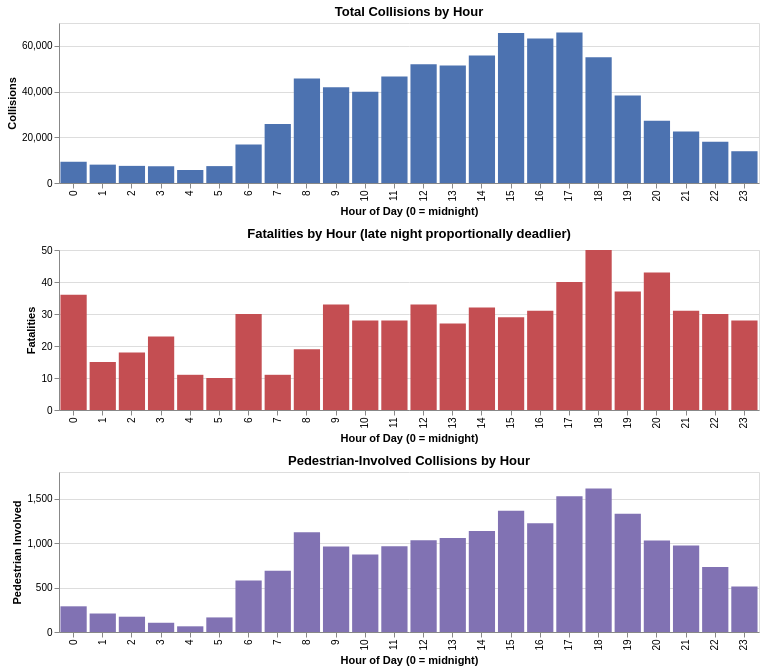

Source (notebook cell):
### Markdown cell above
## 5. Hour of Day — When Do Collisions Happen?

### Code cell
by_hour = (
    df.filter(pl.col("OCC_YEAR") < 2026)
    .group_by("OCC_HOUR")
    .agg(
        pl.len().alias("total_collisions"),
        pl.col("FATALITIES").sum().alias("fatalities"),
        pl.col("INJURY_COLLISIONS").sum().alias("injury_collisions"),
        pl.col("PEDESTRIAN").sum().alias("pedestrian_involved"),
    )
    .sort("OCC_HOUR")
    .with_columns(pl.col("OCC_HOUR").cast(pl.Utf8))
)

hour_order = [str(h) for h in range(24)]

base_h = alt.Chart(by_hour).encode(
    x=alt.X("OCC_HOUR:N", sort=hour_order, title="Hour of Day (0 = midnight)"),
)

h1 = (
    base_h.mark_bar(color="#4C72B0")
    .encode(
        y=alt.Y("total_collisions:Q", title="Collisions"),
        tooltip=["OCC_HOUR", "total_collisions"],
    )
    .properties(title="Total Collisions by Hour", width=700, height=160)
)

h2 = (
    base_h.mark_bar(color="#C44E52")
    .encode(
        y=alt.Y("fatalities:Q", title="Fatalities"),
        tooltip=["OCC_HOUR", "fatalities"],
    )
    .properties(
        title="Fatalities by Hour (late night proportionally deadlier)", width=700, height=160
    )
)

h3 = (
    base_h.mark_bar(color="#8172B3")
    .encode(
        y=alt.Y("pedestrian_involved:Q", title="Pedestrian Involved"),
        tooltip=["OCC_HOUR", "pedestrian_involved"],
    )
    .properties(title="Pedestrian-Involved Collisions by Hour", width=700, height=160)
)

alt.vconcat(h1, h2, h3).properties(spacing=10)

### Figure 1 — Vega-Lite specification as saved in the notebook (floating-point values rounded to 4 significant figures)
{"config": {"view": {"continuousWidth": 300, "continuousHeight": 300}}, "vconcat": [{"mark": {"type": "bar", "color": "#4C72B0"}, "encoding": {"tooltip": [{"field": "OCC_HOUR", "type": "nominal"}, {"field": "total_collisions", "type": "quantitative"}], "x": {"field": "OCC_HOUR", "sort": ["0", "1", "2", "3", "4", "5", "6", "7", "8", "9", "10", "11", "12", "13", "14", "15", "16", "17", "18", "19", "20", "21", "22", "23"], "title": "Hour of Day (0 = midnight)", "type": "nominal"}, "y": {"field": "total_collisions", "title": "Collisions", "type": "quantitative"}}, "height": 160, "title": "Total Collisions by Hour", "width": 700}, {"mark": {"type": "bar", "color": "#C44E52"}, "encoding": {"tooltip": [{"field": "OCC_HOUR", "type": "nominal"}, {"field": "fatalities", "type": "quantitative"}], "x": {"field": "OCC_HOUR", "sort": ["0", "1", "2", "3", "4", "5", "6", "7", "8", "9", "10", "11", "12", "13", "14", "15", "16", "17", "18", "19", "20", "21", "22", "23"], "title": "Hour of Day (0 = midnight)", "type": "nominal"}, "y": {"field": "fatalities", "title": "Fatalities", "type": "quantitative"}}, "height": 160, "title": "Fatalities by Hour (late night proportionally deadlier)", "width": 700}, {"mark": {"type": "bar", "color": "#8172B3"}, "encoding": {"tooltip": [{"field": "OCC_HOUR", "type": "nominal"}, {"field": "pedestrian_involved", "type": "quantitative"}], "x": {"field": "OCC_HOUR", "sort": ["0", "1", "2", "3", "4", "5", "6", "7", "8", "9", "10", "11", "12", "13", "14", "15", "16", "17", "18", "19", "20", "21", "22", "23"], "title": "Hour of Day (0 = midnight)", "type": "nominal"}, "y": {"field": "pedestrian_involved", "title": "Pedestrian Involved", "type": "quantitative"}}, "height": 160, "title": "Pedestrian-Involved Collisions by Hour", "width": 700}], "data": {"name": "data-05ab7662cc681192bb1f0a099dba77b0"}, "spacing": 10, "$schema": "https://vega.github.io/schema/vega-lite/v6.4.1.json", "datasets": {"data-05ab7662cc681192bb1f0a099dba77b0": [{"OCC_HOUR": "0", "total_collisions": 9295, "fatalities": 36, "injury_collisions": 1409, "pedestrian_involved": 289}, {"OCC_HOUR": "1", "total_collisions": 8033, "fatalities": 15, "injury_collisions": 1034, "pedestrian_involved": 208}, {"OCC_HOUR": "2", "total_collisions": 7489, "fatalities": 18, "injury_collisions": 885, "pedestrian_involved": 172}, {"OCC_HOUR": "3", "total_collisions": 7328, "fatalities": 23, "injury_collisions": 802, "pedestrian_involved": 104}, {"OCC_HOUR": "4", "total_collisions": 5696, "fatalities": 11, "injury_collisions": 612, "pedestrian_involved": 64}, {"OCC_HOUR": "5", "total_collisions": 7391, "fatalities": 10, "injury_collisions": 909, "pedestrian_involved": 164}, {"OCC_HOUR": "6", "total_collisions": 16880, "fatalities": 30, "injury_collisions": 2348, "pedestrian_involved": 578}, {"OCC_HOUR": "7", "total_collisions": 25784, "fatalities": 11, "injury_collisions": 3616, "pedestrian_involved": 689}, {"OCC_HOUR": "8", "total_collisions": 45668, "fatalities": 19, "injury_collisions": 6128, "pedestrian_involved": 1123}, {"OCC_HOUR": "9", "total_collisions": 41930, "fatalities": 33, "injury_collisions": 5471, "pedestrian_involved": 962}, {"OCC_HOUR": "10", "total_collisions": 39869, "fatalities": 28, "injury_collisions": 4872, "pedestrian_involved": 872}, {"OCC_HOUR": "11", "total_collisions": 46591, "fatalities": 28, "injury_collisions": 5572, "pedestrian_involved": 965}, {"OCC_HOUR": "12", "total_collisions": 51993, "fatalities": 33, "injury_collisions": 6240, "pedestrian_involved": 1031}, {"OCC_HOUR": "13", "total_collisions": 51400, "fatalities": 27, "injury_collisions": 6423, "pedestrian_involved": 1057}, {"OCC_HOUR": "14", "total_collisions": 55792, "fatalities": 32, "injury_collisions": 6967, "pedestrian_involved": 1135}, {"OCC_HOUR": "15", "total_collisions": 65601, "fatalities": 29, "injury_collisions": 8381, "pedestrian_involved": 1363}, {"OCC_HOUR": "16", "total_collisions": 63178, "fatalities": 31, "injury_collisions": 8482, "pedestrian_involved": 1223}, {"OCC_HOUR": "17", "total_collisions": 65814, "fatalities": 40, "injury_collisions": 9323, "pedestrian_involved": 1527}, {"OCC_HOUR": "18", "total_collisions": 54979, "fatalities": 50, "injury_collisions": 8012, "pedestrian_involved": 1614}, {"OCC_HOUR": "19", "total_collisions": 38320, "fatalities": 37, "injury_collisions": 5973, "pedestrian_involved": 1329}, {"OCC_HOUR": "20", "total_collisions": 27258, "fatalities": 43, "injury_collisions": 4397, "pedestrian_involved": 1030}, {"OCC_HOUR": "21", "total_collisions": 22566, "fatalities": 31, "injury_collisions": 4003, "pedestrian_involved": 972}, {"OCC_HOUR": "22", "total_collisions": 18008, "fatalities": 30, "injury_collisions": 3224, "pedestrian_involved": 732}, {"OCC_HOUR": "23", "total_collisions": 13900, "fatalities": 28, "injury_collisions": 2417, "pedestrian_involved": 511}]}}
